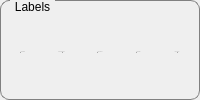
                 <widget class="QGroupBox" name="gBoxLabels">
                  <property name="styleSheet">
                   <string notr="true">QGroupBox {
    border: 1px solid gray;
    border-radius: 9px;
    margin-top: 0.5em;
	font: 75 10pt &quot;Ubuntu&quot;;

}

QGroupBox::title {
    subcontrol-origin: margin;
    left: 10px;
    padding: 0 3px 0 3px;

}

</string>
                  </property>
                  <property name="title">
                   <string>Labels</string>
                  </property>
                  <layout class="QHBoxLayout" name="horizontalLayout_14">
                   <property name="leftMargin">
                    <number>6</number>
                   </property>
                   <property name="topMargin">
                    <number>8</number>
                   </property>
                   <property name="rightMargin">
                    <number>6</number>
                   </property>
                   <property name="bottomMargin">
                    <number>6</number>
                   </property>
                   <item>
                    <widget class="QPushButton" name="btnRamified">
                     <property name="enabled">
                      <bool>false</bool>
                     </property>
                     <property name="sizePolicy">
                      <sizepolicy hsizetype="Preferred" vsizetype="Preferred">
                       <horstretch>0</horstretch>
                       <verstretch>0</verstretch>
                      </sizepolicy>
                     </property>
                     <property name="font">
                      <font>
                       <family>12</family>
                       <pointsize>-1</pointsize>
                       <weight>50</weight>
                       <italic>false</italic>
                       <bold>false</bold>
                       <underline>false</underline>
                       <strikeout>false</strikeout>
                      </font>
                     </property>
                     <property name="styleSheet">
                      <string notr="true">QPushButton {
	background-color:rgba(126, 169, 175, 150);
}
QPushButton:disabled {
	color:#a7a7a7;
	border-color:#a7a7a7;
	border-style:dotted;
	background-color:rgba(126, 169, 175, 0);
}</string>
                     </property>
                     <property name="text">
                      <string>&amp;Ramified</string>
                     </property>
                     <property name="iconSize">
                      <size>
                       <width>34</width>
                       <height>24</height>
                      </size>
                     </property>
                     <property name="shortcut">
                      <string>R</string>
                     </property>
                     <property name="checkable">
                      <bool>true</bool>
                     </property>
                     <property name="checked">
                      <bool>false</bool>
                     </property>
                    </widget>
                   </item>
                   <item>
                    <widget class="QPushButton" name="btnIntermediate">
                     <property name="enabled">
                      <bool>false</bool>
                     </property>
                     <property name="sizePolicy">
                      <sizepolicy hsizetype="Preferred" vsizetype="Preferred">
                       <horstretch>0</horstretch>
                       <verstretch>0</verstretch>
                      </sizepolicy>
                     </property>
                     <property name="font">
                      <font>
                       <family>12</family>
                       <pointsize>-1</pointsize>
                       <weight>50</weight>
                       <italic>false</italic>
                       <bold>false</bold>
                       <underline>false</underline>
                       <strikeout>false</strikeout>
                      </font>
                     </property>
                     <property name="styleSheet">
                      <string notr="true">QPushButton {
	background-color:rgba(126, 169, 175, 150);
}
QPushButton:disabled {
	color:#a7a7a7;
	border-color:#a7a7a7;
	border-style:dotted;
	background-color:rgba(126, 169, 175, 0);
}</string>
                     </property>
                     <property name="text">
                      <string>Interme&amp;Diate</string>
                     </property>
                     <property name="iconSize">
                      <size>
                       <width>34</width>
                       <height>24</height>
                      </size>
                     </property>
                     <property name="shortcut">
                      <string>D</string>
                     </property>
                     <property name="checkable">
                      <bool>true</bool>
                     </property>
                     <property name="checked">
                      <bool>false</bool>
                     </property>
                    </widget>
                   </item>
                   <item>
                    <widget class="QPushButton" name="btnAmoeboid">
                     <property name="enabled">
                      <bool>false</bool>
                     </property>
                     <property name="sizePolicy">
                      <sizepolicy hsizetype="Preferred" vsizetype="Preferred">
                       <horstretch>0</horstretch>
                       <verstretch>0</verstretch>
                      </sizepolicy>
                     </property>
                     <property name="font">
                      <font>
                       <family>12</family>
                       <pointsize>-1</pointsize>
                       <weight>50</weight>
                       <italic>false</italic>
                       <bold>false</bold>
                       <underline>false</underline>
                       <strikeout>false</strikeout>
                      </font>
                     </property>
                     <property name="styleSheet">
                      <string notr="true">QPushButton {
	background-color:rgba(126, 169, 175, 150);
}
QPushButton:disabled {
	color:#a7a7a7;
	border-color:#a7a7a7;
	border-style:dotted;
	background-color:rgba(126, 169, 175, 0);
}</string>
                     </property>
                     <property name="text">
                      <string>&amp;Amoeboid</string>
                     </property>
                     <property name="shortcut">
                      <string>A</string>
                     </property>
                     <property name="checkable">
                      <bool>true</bool>
                     </property>
                    </widget>
                   </item>
                   <item>
                    <widget class="QPushButton" name="btnGarbage">
                     <property name="enabled">
                      <bool>false</bool>
                     </property>
                     <property name="sizePolicy">
                      <sizepolicy hsizetype="Preferred" vsizetype="Preferred">
                       <horstretch>0</horstretch>
                       <verstretch>0</verstretch>
                      </sizepolicy>
                     </property>
                     <property name="font">
                      <font>
                       <family>12</family>
                       <pointsize>-1</pointsize>
                       <weight>50</weight>
                       <italic>false</italic>
                       <bold>false</bold>
                       <underline>false</underline>
                       <strikeout>false</strikeout>
                      </font>
                     </property>
                     <property name="styleSheet">
                      <string notr="true">QPushButton {
	background-color:rgba(126, 169, 175, 150);
}
QPushButton:disabled {
	color:#a7a7a7;
	border-color:#a7a7a7;
	border-style:dotted;
	background-color:rgba(126, 169, 175, 0);
}</string>
                     </property>
                     <property name="text">
                      <string>&amp;Garbage</string>
                     </property>
                     <property name="shortcut">
                      <string>G</string>
                     </property>
                     <property name="checkable">
                      <bool>true</bool>
                     </property>
                     <property name="flat">
                      <bool>false</bool>
                     </property>
                    </widget>
                   </item>
                   <item>
                    <widget class="QPushButton" name="btnUncertain">
                     <property name="enabled">
                      <bool>false</bool>
                     </property>
                     <property name="sizePolicy">
                      <sizepolicy hsizetype="Preferred" vsizetype="Preferred">
                       <horstretch>0</horstretch>
                       <verstretch>0</verstretch>
                      </sizepolicy>
                     </property>
                     <property name="font">
                      <font>
                       <family>12</family>
                       <pointsize>-1</pointsize>
                       <weight>50</weight>
                       <italic>false</italic>
                       <bold>false</bold>
                       <underline>false</underline>
                       <strikeout>false</strikeout>
                      </font>
                     </property>
                     <property name="styleSheet">
                      <string notr="true">QPushButton {
	background-color:rgba(126, 169, 175, 150);
}
QPushButton:disabled {
	color:#a7a7a7;
	border-color:#a7a7a7;
	border-style:dotted;
	background-color:rgba(126, 169, 175, 0);
}</string>
                     </property>
                     <property name="text">
                      <string>Uncer&amp;Tain</string>
                     </property>
                     <property name="shortcut">
                      <string>T</string>
                     </property>
                     <property name="checkable">
                      <bool>true</bool>
                     </property>
                     <property name="flat">
                      <bool>false</bool>
                     </property>
                    </widget>
                   </item>
                  </layout>
                 </widget>
